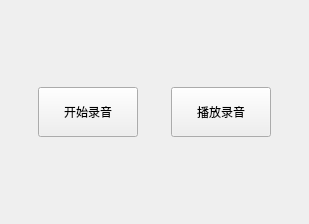
<?xml version="1.0" encoding="UTF-8"?>
<ui version="4.0">
 <class>WidgetClass</class>
 <widget class="QWidget" name="WidgetClass">
  <property name="geometry">
   <rect>
    <x>0</x>
    <y>0</y>
    <width>309</width>
    <height>224</height>
   </rect>
  </property>
  <property name="windowTitle">
   <string>Widget</string>
  </property>
  <layout class="QHBoxLayout" name="horizontalLayout">
   <item>
    <widget class="QPushButton" name="audioBtn">
     <property name="minimumSize">
      <size>
       <width>0</width>
       <height>50</height>
      </size>
     </property>
     <property name="maximumSize">
      <size>
       <width>100</width>
       <height>16777215</height>
      </size>
     </property>
     <property name="text">
      <string>开始录音</string>
     </property>
    </widget>
   </item>
   <item>
    <widget class="QPushButton" name="playBtn">
     <property name="sizePolicy">
      <sizepolicy hsizetype="Preferred" vsizetype="Fixed">
       <horstretch>0</horstretch>
       <verstretch>0</verstretch>
      </sizepolicy>
     </property>
     <property name="minimumSize">
      <size>
       <width>0</width>
       <height>50</height>
      </size>
     </property>
     <property name="maximumSize">
      <size>
       <width>100</width>
       <height>16777215</height>
      </size>
     </property>
     <property name="text">
      <string>播放录音</string>
     </property>
    </widget>
   </item>
  </layout>
 </widget>
 <layoutdefault spacing="6" margin="11"/>
 <resources>
  <include location="Widget.qrc"/>
 </resources>
 <connections/>
</ui>
